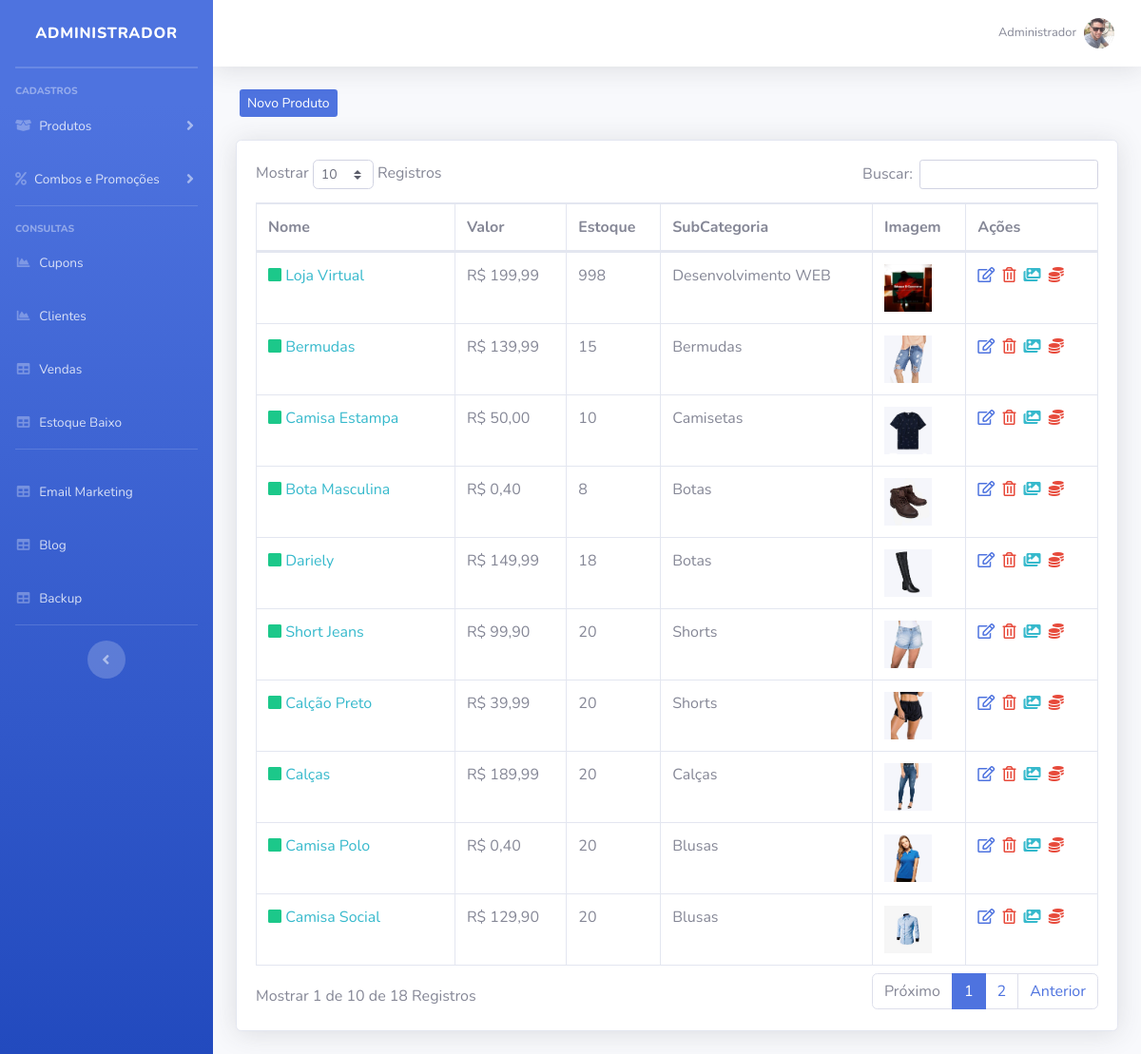
Screenshot of /sistema/painel-admin/index.php?pag=produtos (signed in) with the database file from the repository.
### tables this page shows
CREATE TABLE `usuarios` (
  `id` int(11) NOT NULL AUTO_INCREMENT,
  `nome` varchar(50) NOT NULL,
  `cpf` varchar(20) NOT NULL,
  `email` varchar(50) NOT NULL,
  `senha` varchar(35) NOT NULL,
  `senha_crip` varchar(150) NOT NULL,
  `nivel` varchar(20) NOT NULL,
  `imagem` varchar(100) DEFAULT NULL,
  PRIMARY KEY (`id`)
);

CREATE TABLE `produtos` (
  `id` int(11) NOT NULL AUTO_INCREMENT,
  `categoria` int(11) NOT NULL,
  `sub_categoria` int(11) NOT NULL,
  `nome` varchar(100) NOT NULL,
  `nome_url` varchar(100) NOT NULL,
  `descricao` varchar(1000) NOT NULL,
  `descricao_longa` text NOT NULL,
  `valor` decimal(10,2) NOT NULL,
  `imagem` varchar(100) NOT NULL,
  `estoque` int(11) NOT NULL,
  `tipo_envio` int(11) NOT NULL,
  `palavras` varchar(250) NOT NULL,
  `ativo` varchar(5) NOT NULL,
  `peso` double(8,2) DEFAULT NULL,
  `largura` int(11) DEFAULT NULL,
  `altura` int(11) DEFAULT NULL,
  `comprimento` int(11) DEFAULT NULL,
  `modelo` varchar(100) DEFAULT NULL,
  `valor_frete` decimal(8,2) DEFAULT NULL,
  `promocao` varchar(5) NOT NULL,
  `vendas` int(11) DEFAULT NULL,
  `link` varchar(150) DEFAULT NULL,
  PRIMARY KEY (`id`)
);

CREATE TABLE `sub_categorias` (
  `id` int(11) NOT NULL AUTO_INCREMENT,
  `nome` varchar(50) NOT NULL,
  `nome_url` varchar(50) NOT NULL,
  `imagem` varchar(100) NOT NULL,
  `id_categoria` int(11) NOT NULL,
  PRIMARY KEY (`id`)
);

### config.php (called while the page is built, shortened)
<?php
$nivel_estoque = 5;
 ?>

### sistema/painel-admin/produtos.php (the view, shortened to what this page needs)
<?php
$pag = "produtos";
require_once("../../conexao.php");
?>
<div class="row mt-4 mb-4">
  <a type="button" class="btn-primary btn-sm ml-3 d-none d-md-block" href="index.php?pag=<?php echo $pag ?>&funcao=novo">Novo Produto</a>
</div>
<div class="card shadow mb-4">
  <div class="card-body">
    <div class="table-responsive">
      <table class="table table-bordered" id="dataTable" width="100%" cellspacing="0">
        <thead>
          <tr>
            <th>Nome</th>
            <th>Valor</th>
            <th>Estoque</th>
            <th>SubCategoria</th>
            <th>Imagem</th>
            <th>Ações</th>
          </tr>
        </thead>
        <tbody>
         <?php
         $query = $pdo->query("SELECT * FROM produtos order by id desc ");
         $res = $query->fetchAll(PDO::FETCH_ASSOC);
         for ($i=0; $i < count($res); $i++) {
          $nome = $res[$i]['nome'];
          $valor = $res[$i]['valor'];
          $estoque = $res[$i]['estoque'];
          $sub_cat = $res[$i]['sub_categoria'];
          $imagem = $res[$i]['imagem'];
          $ativo = $res[$i]['ativo'];
          $promocao = $res[$i]['promocao'];
          $id = $res[$i]['id'];
          $valor = number_format($valor, 2, ',', '.');
          $query2 = $pdo->query("SELECT * from sub_categorias where id = '$sub_cat' ");
          $res2 = $query2->fetchAll(PDO::FETCH_ASSOC);
          $nome_cat = $res2[0]['nome'];
          $classe = "";
          if($ativo == "Sim"){
            $classe = "text-success";
          }else{
            $classe = "text-secondary";
          }
          ?>
          <tr>
            <td>
              <i class='fas fa-square <?php echo $classe ?>'></i>
              <a href="index.php?pag=<?php echo $pag ?>&funcao=carac&id=<?php echo $id ?>" class="text-info">
                <?php echo $nome ?>
              </a>
            </td>
            <td>R$ <?php echo $valor ?></td>
            <td><?php echo $estoque ?></td>
            <td><?php echo $nome_cat ?></td>
            <td><img src="../../img/produtos/<?php echo $imagem ?>" width="50"></td>
            <td>
             <a href="index.php?pag=<?php echo $pag ?>&funcao=editar&id=<?php echo $id ?>" class='text-primary mr-1' title='Editar Dados'><i class='far fa-edit'></i></a>
             <a href="index.php?pag=<?php echo $pag ?>&funcao=excluir&id=<?php echo $id ?>" class='text-danger mr-1' title='Excluir Registro'><i class='far fa-trash-alt'></i></a>
             <a href="index.php?pag=<?php echo $pag ?>&funcao=imagens&id=<?php echo $id ?>" class='text-info mr-1' title='Inserir Imagens'><i class='fas fa-images'></i></a>
             <a href="index.php?pag=<?php echo $pag ?>&funcao=promocao&id=<?php echo $id ?>" class=' mr-1' title='Adicionar Promoção'>
              <?php if($promocao == 'Sim'){
                echo "<i class='fas fa-coins text-success'></i>";
              }else{
                echo "<i class='fas fa-coins text-danger'></i>";
              } ?>
            </a>
          </td>
        </tr>
      <?php } ?>
    </tbody>
  </table>
</div>
</div>
</div>

### sistema/painel-admin/index.php (shortened to what this page needs)
<?php
require_once("../../conexao.php");
$query = $pdo->query("SELECT * FROM produtos where estoque <= '$nivel_estoque' order by estoque asc ");
$res = $query->fetchAll(PDO::FETCH_ASSOC);
if(@count($res) > 0){
    $classe_estoque = 'text-warning';
}else{
    $classe_estoque = '';
}
$query = $pdo->query("SELECT * FROM envios_email");
 $res = $query->fetchAll(PDO::FETCH_ASSOC);
 if(@count($res)==0){
    $pdo->query("INSERT INTO envios_email (data, final, assunto, mensagem, link) values (curDate(), '0', '', '', '') ");
 }
$pag = @$_GET["pag"];
$menu1 = "produtos";
$menu2 = "categorias";
$menu3 = "sub-categorias";
$menu4 = "combos";
$menu5 = "promocoes";
$menu6 = "clientes";
$menu7 = "vendas";
$menu8 = "backup";
$menu9 = "tipo-envios";
$menu10 = "carac";
$menu11 = "alertas";
$menu12 = "cupons";
$menu13 = "estoque";
$menu14 = "blog";
$res = $pdo->query("SELECT * FROM usuarios where id = '$_SESSION[id_usuario]'");
$dados = $res->fetchAll(PDO::FETCH_ASSOC);
$nome_usu = @$dados[0]['nome'];
$imagem_usu = @$dados[0]['imagem'];
?>
<!DOCTYPE html>
<html lang="en">
<head>
    <link href="../vendor/fontawesome-free/css/all.min.css" rel="stylesheet" type="text/css">
    <link href="../css/sb-admin-2.min.css" rel="stylesheet">
    <link href="../css/style.css" rel="stylesheet">
    <link href="../vendor/datatables/dataTables.bootstrap4.min.css" rel="stylesheet">
</head>
<body id="page-top">
    <div id="wrapper">
        <ul class="navbar-nav bg-gradient-primary sidebar sidebar-dark accordion" id="accordionSidebar">
            <a class="sidebar-brand d-flex align-items-center justify-content-center" href="index.php">
                <div class="sidebar-brand-text mx-3">Administrador</div>
            </a>
            <hr class="sidebar-divider my-0">
            <hr class="sidebar-divider">
            <div class="sidebar-heading">
                Cadastros
            </div>
            <li class="nav-item">
                <a class="nav-link collapsed" href="#" data-toggle="collapse" data-target="#collapseTwo" aria-expanded="true" aria-controls="collapseTwo">
                    <i class="fas fa-box-open"></i>
                    <span>Produtos</span>
                </a>
            </li>
            <li class="nav-item">
                <a class="nav-link collapsed" href="#" data-toggle="collapse" data-target="#collapseUtilities" aria-expanded="true" aria-controls="collapseUtilities">
                    <i class="fas fa-percent"></i>
                    <span>Combos e Promoções</span>
                </a>
            </li>
            <hr class="sidebar-divider">
            <div class="sidebar-heading">
                Consultas
            </div>
             <li class="nav-item">
                <a class="nav-link" href="index.php?pag=<?php echo $menu12 ?>">
                    <i class="fas fa-fw fa-chart-area"></i>
                    <span>Cupons</span></a>
                </li>
            <li class="nav-item">
                <a class="nav-link" href="index.php?pag=<?php echo $menu6 ?>">
                    <i class="fas fa-fw fa-chart-area"></i>
                    <span>Clientes</span></a>
                </li>
                <li class="nav-item">
                    <a class="nav-link" href="index.php?pag=<?php echo $menu7 ?>">
                        <i class="fas fa-fw fa-table"></i>
                        <span>Vendas</span></a>
                    </li>
                     <li class="nav-item">
                    <a class="nav-link" href="index.php?pag=<?php echo $menu13 ?>">
                        <i class="fas fa-fw fa-table <?php echo $classe_estoque ?>"></i>
                        <span class="<?php echo $classe_estoque ?>">Estoque Baixo</span></a>
                    </li>
                        <hr class="sidebar-divider d-none d-md-block">
                       <li class="nav-item">
                        <a class="nav-link" href="" data-toggle="modal" data-target="#ModalEmail">
                            <i class="fas fa-fw fa-table"></i>
                            <span>Email Marketing</span></a>
                        </li>
                    <li class="nav-item">
                    <a class="nav-link" href="index.php?pag=<?php echo $menu14 ?>">
                        <i class="fas fa-fw fa-table"></i>
                        <span class="">Blog</span></a>
                    </li>
                      <li class="nav-item">
                        <a class="nav-link" href="backup.php">
                            <i class="fas fa-fw fa-table"></i>
                            <span>Backup</span></a>
                        </li>
                        <hr class="sidebar-divider d-none d-md-block">
                        <div class="text-center d-none d-md-inline">
                            <button class="rounded-circle border-0" id="sidebarToggle"></button>
                        </div>
                    </ul>
                    <div id="content-wrapper" class="d-flex flex-column">
                        <div id="content">
                            <nav class="navbar navbar-expand navbar-light bg-white topbar mb-4 static-top shadow">
                                <ul class="navbar-nav ml-auto">
                                    <li class="nav-item dropdown no-arrow">
                                        <a class="nav-link dropdown-toggle" href="#" id="userDropdown" role="button" data-toggle="dropdown" aria-haspopup="true" aria-expanded="false">
                                            <span class="mr-2 d-none d-lg-inline text-gray-600 small"><?php echo @$nome_usu ?></span>
                                            <img class="img-profile rounded-circle" src="../../img/<?php echo $imagem_usu ?>">
                                        </a>
                                    </li>
                                </ul>
                            </nav>
                            <div class="container-fluid">
                                <?php if ($pag == null) {
                                    include_once("home.php");
                                } else if ($pag==$menu1) {
                                    include_once($menu1.".php");
                                } else if ($pag==$menu2) {
                                    include_once($menu2.".php");
                                } else if ($pag==$menu3) {
                                    include_once($menu3.".php");
                                } else if ($pag==$menu4) {
                                    include_once($menu4.".php");
                                } else if ($pag==$menu5) {
                                    include_once($menu5.".php");
                                } else if ($pag==$menu6) {
                                    include_once($menu6.".php");
                                } else if ($pag==$menu7) {
                                    include_once($menu7.".php");
                                } else if ($pag==$menu8) {
                                    include_once($menu8.".php");
                                } else if ($pag==$menu9) {
                                    include_once($menu9.".php");
                                } else if ($pag==$menu10) {
                                    include_once($menu10.".php");
                                 } else if ($pag==$menu11) {
                                    include_once($menu11.".php");
                                } else if ($pag==$menu12) {
                                    include_once($menu12.".php");
                                } else if ($pag==$menu13) {
                                    include_once($menu13.".php");
                                } else if ($pag==$menu14) {
                                    include_once($menu14.".php");
                                } else {
                                    include_once("home.php");
                                }
                                ?>
                            </div>
                        </div>
                    </div>
                </div>
            </body>
            </html>

### rows the page displays
usuarios: nome "Administrador", imagem (picture)
produtos: nome "Loja Virtual", valor "199,99", estoque "998", sub_categorias.nome "Desenvolvimento WEB", imagem (picture), promocao "Não" (drawn)
produtos: nome "Bermudas", valor "139,99", estoque "15", sub_categorias.nome "Bermudas", imagem (picture), promocao "Não" (drawn)
produtos: nome "Camisa Estampa", valor "50,00", estoque "10", sub_categorias.nome "Camisetas", imagem (picture), promocao "Não" (drawn)
produtos: nome "Bota Masculina", valor "0,40", estoque "8", sub_categorias.nome "Botas", imagem (picture), promocao "Não" (drawn)
produtos: nome "Dariely", valor "149,99", estoque "18", sub_categorias.nome "Botas", imagem (picture), promocao "Não" (drawn)
produtos: nome "Short Jeans", valor "99,90", estoque "20", sub_categorias.nome "Shorts", imagem (picture), promocao "Não" (drawn)
produtos: nome "Calção Preto", valor "39,99", estoque "20", sub_categorias.nome "Shorts", imagem (picture), promocao "Não" (drawn)
produtos: nome "Calças", valor "189,99", estoque "20", sub_categorias.nome "Calças", imagem (picture), promocao "Não" (drawn)
produtos: nome "Camisa Polo", valor "0,40", estoque "20", sub_categorias.nome "Blusas", imagem (picture), promocao "Não" (drawn)
produtos: nome "Camisa Social", valor "129,90", estoque "20", sub_categorias.nome "Blusas", imagem (picture), promocao "Não" (drawn)
